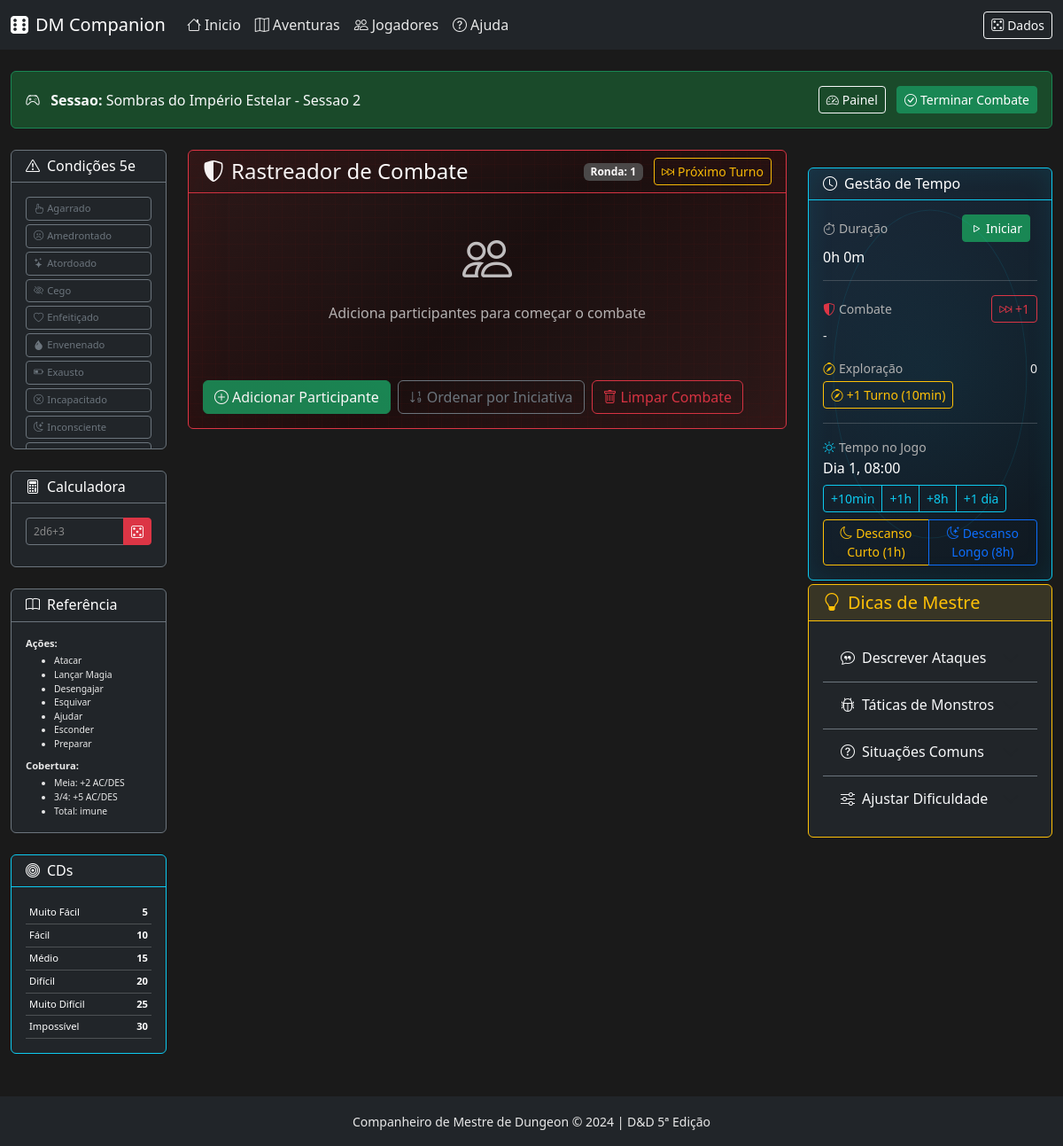
The app's page /combate/sessao/2, older data.
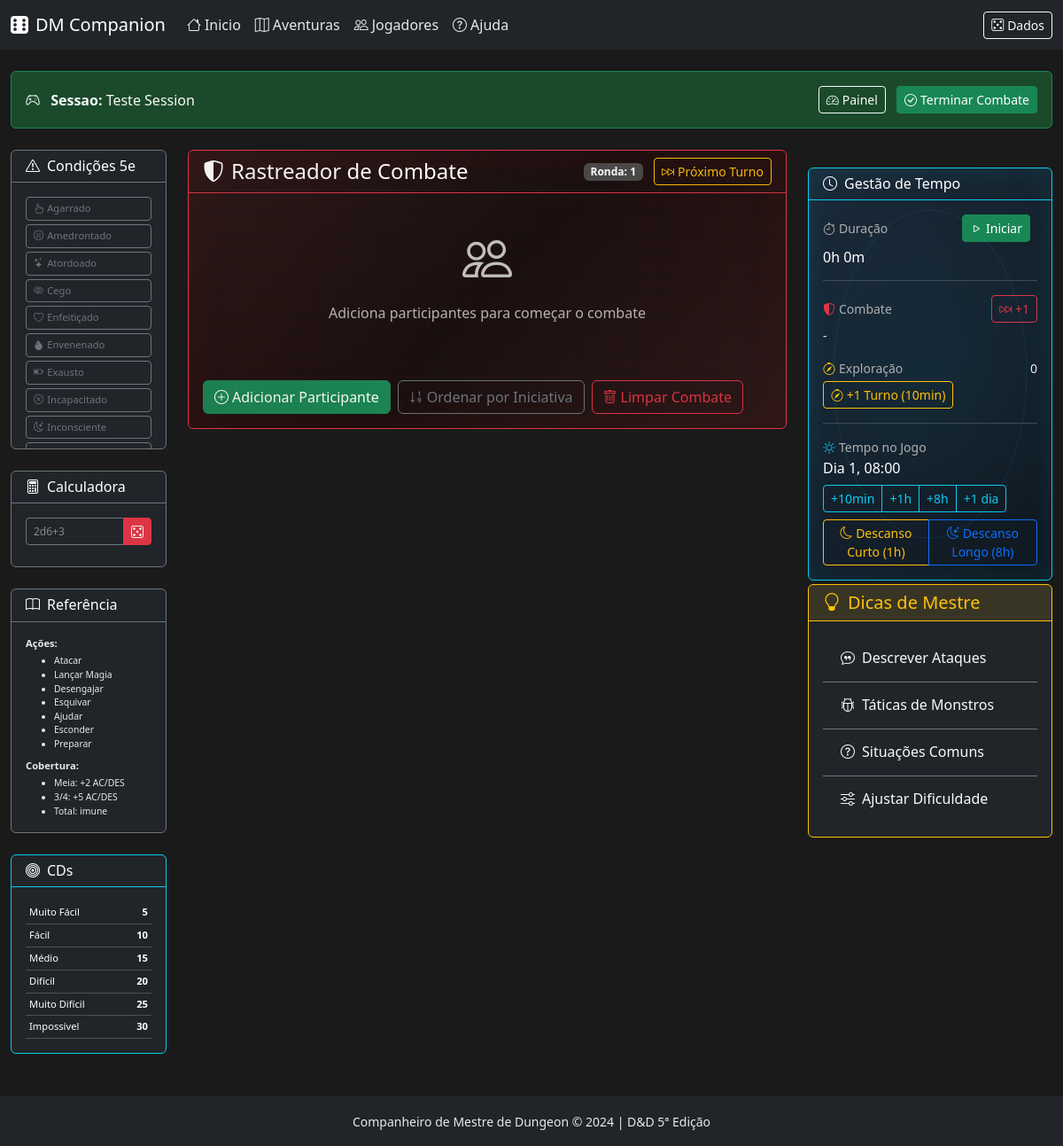
The same page, newer data.
### app/models/session.py (models this page shows, shortened)
class GameSession(db.Model):
    __tablename__ = 'game_sessions'
    id = db.Column(db.Integer, primary_key=True)
    nome = db.Column(db.String(200), nullable=False)
    quest_id = db.Column(db.String(100), nullable=True)  # Referencia ao JSON da aventura
    passo_atual = db.Column(db.Integer, default=1)
    estado = db.Column(db.String(50), default='activa')  # activa, pausada, terminada
    criado_em = db.Column(db.DateTime, default=datetime.utcnow)
    atualizado_em = db.Column(db.DateTime, default=datetime.utcnow, onupdate=datetime.utcnow)
    notas = db.Column(db.Text, default='')
    sessao_iniciada_em = db.Column(db.DateTime, nullable=True)
    sessao_pausada_em = db.Column(db.DateTime, nullable=True)
    tempo_total_segundos = db.Column(db.Integer, default=0)  # Tempo acumulado de jogo
    tempo_jogo_inicio = db.Column(db.String(50), default="08:00")  # HH:MM formato
    tempo_jogo_atual = db.Column(db.String(50), default="08:00")
    dia_jogo_atual = db.Column(db.Integer, default=1)
    turnos_exploracao_total = db.Column(db.Integer, default=0)  # Turnos de 10 minutos
    ultimo_descanso_curto = db.Column(db.DateTime, nullable=True)  # 1 hora
    ultimo_descanso_longo = db.Column(db.DateTime, nullable=True)  # 8 horas
    jogadores = db.relationship(
        'SessionPlayer',
        backref='sessao',
        lazy='dynamic',
        cascade='all, delete-orphan'
    )
    combate = db.relationship(
        'SessionCombat',
        backref='sessao',
        uselist=False,
        cascade='all, delete-orphan'
    )

### app/routes/combat.py (the view)
@combat_bp.route('/sessao/<int:session_id>')
def session_tracker(session_id):
    from app.services.quest_loader import QuestLoader
    game_session = session_service.get_session(session_id)
    if not game_session:
        return redirect(url_for('combat.tracker'))
    combat = session_service.get_session_combat(session_id)
    participants = combat.get_participantes() if combat and combat.activo else []
    quest = None
    current_step = None
    if game_session.quest_id:
        quest_loader = QuestLoader()
        quest = quest_loader.get_quest(game_session.quest_id)
        if quest and combat and combat.quest_step_id:
            current_step = quest.get_step(combat.quest_step_id)
    return render_template(
        'combat/tracker.html',
        conditions=CONDICOES_5E,
        game_session=game_session,
        session_combat=combat,
        initial_participants=participants,
        quest=quest,
        current_step=current_step
    )

### app/services/quest_loader.py (called while the page is built)
    def _get_quests_folder(self) -> str:
        return current_app.config.get('QUESTS_FOLDER', 'app/data/quests')

    def get_quest(self, quest_id: str) -> Quest | None:
        if quest_id in self._quests_cache:
            return self._quests_cache[quest_id]
        quests_folder = self._get_quests_folder()
        filepath = os.path.join(quests_folder, f'{quest_id}.json')
        if not os.path.exists(filepath):
            return None
        with open(filepath, 'r', encoding='utf-8') as f:
            data = json.load(f)
        quest = self._parse_quest(quest_id, data)
        self._quests_cache[quest_id] = quest
        return quest

### app/services/session_service.py (called while the page is built)
    def get_session(self, session_id):
        return GameSession.query.get(session_id)

    def get_session_combat(self, session_id):
        return SessionCombat.query.filter_by(session_id=session_id).first()

### app/templates/combat/tracker.html (shortened to what the changed rows need)
{% extends "base.html" %}
{% block content %}
<div class="container-fluid py-4">
    {% if game_session %}
    <div class="alert alert-success bg-opacity-25 border-success mb-4">
        <div class="d-flex justify-content-between align-items-center">
            <div class="text-light">
                <i class="bi bi-controller me-2"></i>
                <strong>Sessao:</strong> {{ game_session.nome }}
            </div>
            <div>
                <a href="{{ url_for('session.dashboard', session_id=game_session.id) }}" class="btn btn-sm btn-outline-light me-2">
                    <i class="bi bi-speedometer2 me-1"></i>Painel
                </a>
                <form action="{{ url_for('combat.end_session_combat', session_id=game_session.id) }}" method="POST" class="d-inline">
                    <button type="submit" class="btn btn-sm btn-success">
                        <i class="bi bi-check-circle me-1"></i>Terminar Combate
                    </button>
                </form>
            </div>
        </div>
    </div>
    {% endif %}
    <div class="row">
        <div class="col-lg-3 mb-4">
            <div class="card bg-dark border-warning mb-4">
                <div class="card-body small">
                    <div class="accordion accordion-flush" id="dmTipsAccordion">
                        <div class="accordion-item bg-transparent border-secondary">
                            <h2 class="accordion-header">
                                <button class="accordion-button collapsed bg-dark text-light" type="button" data-bs-toggle="collapse" data-bs-target="#attackDescriptions">
                                    <i class="bi bi-chat-quote me-2"></i>Descrever Ataques
                                </button>
                            </h2>
                        </div>
                        <div class="accordion-item bg-transparent border-secondary">
                            <h2 class="accordion-header">
                                <button class="accordion-button collapsed bg-dark text-light" type="button" data-bs-toggle="collapse" data-bs-target="#monsterTactics">
                                    <i class="bi bi-bug me-2"></i>Táticas de Monstros
                                </button>
                            </h2>
                        </div>
                        <div class="accordion-item bg-transparent border-secondary">
                            <h2 class="accordion-header">
                                <button class="accordion-button collapsed bg-dark text-light" type="button" data-bs-toggle="collapse" data-bs-target="#commonSituations">
                                    <i class="bi bi-question-circle me-2"></i>Situações Comuns
                                </button>
                            </h2>
                        </div>
                        <div class="accordion-item bg-transparent border-secondary">
                            <h2 class="accordion-header">
                                <button class="accordion-button collapsed bg-dark text-light" type="button" data-bs-toggle="collapse" data-bs-target="#adjustDifficulty">
                                    <i class="bi bi-sliders me-2"></i>Ajustar Dificuldade
                                </button>
                            </h2>
                        </div>
                    </div>
                </div>
            </div>
        </div>
    </div>
</div>
{% endblock %}

Row changes from the older to the newer data that the page shows:
changed GameSession: nome "Sombras do Império Estelar - Sessao 2" → "Teste Session"
